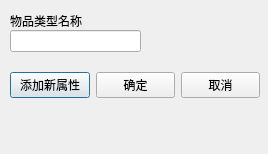
<?xml version="1.0" encoding="UTF-8"?>
<ui version="4.0">
 <class>QDlgAddObjType</class>
 <widget class="QDialog" name="QDlgAddObjType">
  <property name="geometry">
   <rect>
    <x>0</x>
    <y>0</y>
    <width>268</width>
    <height>154</height>
   </rect>
  </property>
  <property name="windowTitle">
   <string>Dialog</string>
  </property>
  <widget class="QWidget" name="horizontalLayoutWidget">
   <property name="geometry">
    <rect>
     <x>10</x>
     <y>60</y>
     <width>250</width>
     <height>51</height>
    </rect>
   </property>
   <layout class="QHBoxLayout" name="horizontalLayout">
    <item>
     <widget class="QPushButton" name="btnAddObjTypeAdd">
      <property name="text">
       <string>添加新属性</string>
      </property>
     </widget>
    </item>
    <item>
     <widget class="QPushButton" name="btnAddObjTypeOK">
      <property name="text">
       <string>确定</string>
      </property>
     </widget>
    </item>
    <item>
     <widget class="QPushButton" name="btnAddObjTypeCancel">
      <property name="text">
       <string>取消</string>
      </property>
     </widget>
    </item>
   </layout>
  </widget>
  <widget class="QLabel" name="labelTypeName">
   <property name="geometry">
    <rect>
     <x>10</x>
     <y>-20</y>
     <width>359</width>
     <height>82</height>
    </rect>
   </property>
   <property name="text">
    <string>物品类型名称</string>
   </property>
  </widget>
  <widget class="QLineEdit" name="editTypeName">
   <property name="geometry">
    <rect>
     <x>10</x>
     <y>30</y>
     <width>131</width>
     <height>22</height>
    </rect>
   </property>
  </widget>
 </widget>
 <resources/>
 <connections>
  <connection>
   <sender>btnAddObjTypeCancel</sender>
   <signal>clicked()</signal>
   <receiver>QDlgAddObjType</receiver>
   <slot>reject()</slot>
   <hints>
    <hint type="sourcelabel">
     <x>321</x>
     <y>264</y>
    </hint>
    <hint type="destinationlabel">
     <x>199</x>
     <y>149</y>
    </hint>
   </hints>
  </connection>
 </connections>
</ui>
